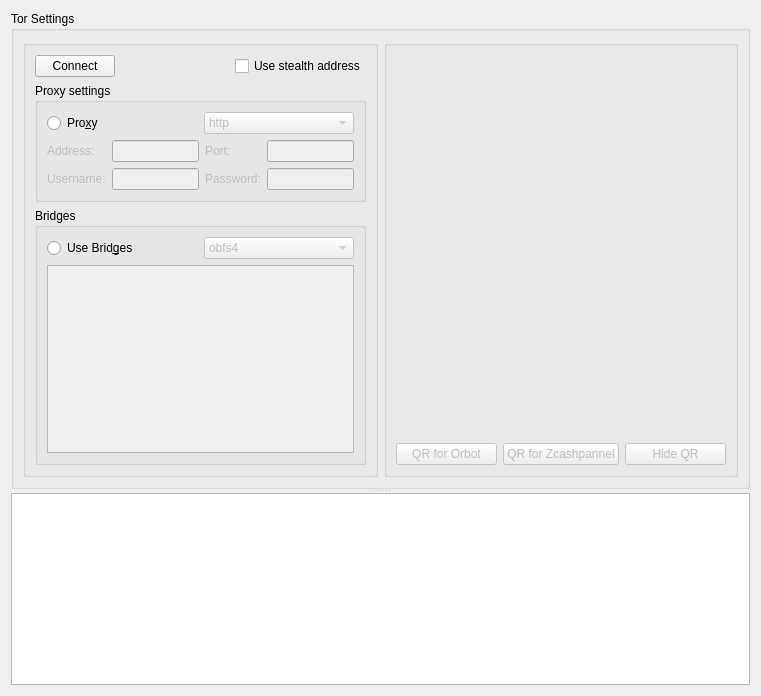
      <widget class="QWidget" name="tab_tor">
       <attribute name="title">
        <string>Tor</string>
       </attribute>
       <layout class="QVBoxLayout" name="verticalLayout_4">
        <item>
         <widget class="QSplitter" name="splitter_2">
          <property name="orientation">
           <enum>Qt::Vertical</enum>
          </property>
          <widget class="QGroupBox" name="groupBox_3">
           <property name="sizePolicy">
            <sizepolicy hsizetype="Preferred" vsizetype="Preferred">
             <horstretch>0</horstretch>
             <verstretch>1</verstretch>
            </sizepolicy>
           </property>
           <property name="title">
            <string>Tor Settings</string>
           </property>
           <layout class="QHBoxLayout" name="horizontalLayout_7">
            <item>
             <widget class="QGroupBox" name="groupBox_7">
              <property name="sizePolicy">
               <sizepolicy hsizetype="Preferred" vsizetype="Preferred">
                <horstretch>1</horstretch>
                <verstretch>0</verstretch>
               </sizepolicy>
              </property>
              <property name="title">
               <string/>
              </property>
              <layout class="QVBoxLayout" name="verticalLayout_9">
               <item>
                <layout class="QHBoxLayout" name="horizontalLayout_5">
                 <item>
                  <widget class="QPushButton" name="torconnectbutton">
                   <property name="text">
                    <string>Connect</string>
                   </property>
                  </widget>
                 </item>
                 <item>
                  <spacer name="horizontalSpacer">
                   <property name="orientation">
                    <enum>Qt::Horizontal</enum>
                   </property>
                   <property name="sizeHint" stdset="0">
                    <size>
                     <width>40</width>
                     <height>20</height>
                    </size>
                   </property>
                  </spacer>
                 </item>
                 <item>
                  <widget class="QCheckBox" name="checkBox_stealth">
                   <property name="enabled">
                    <bool>true</bool>
                   </property>
                   <property name="text">
                    <string>Use stealth address</string>
                   </property>
                  </widget>
                 </item>
                </layout>
               </item>
               <item>
                <widget class="QGroupBox" name="groupBox_4">
                 <property name="title">
                  <string>Proxy settings</string>
                 </property>
                 <layout class="QVBoxLayout" name="verticalLayout_5">
                  <item>
                   <layout class="QHBoxLayout" name="horizontalLayout_4">
                    <item>
                     <widget class="QRadioButton" name="proxybutton">
                      <property name="text">
                       <string>Pro&amp;xy</string>
                      </property>
                     </widget>
                    </item>
                    <item>
                     <widget class="QComboBox" name="proxytype">
                      <property name="enabled">
                       <bool>false</bool>
                      </property>
                      <item>
                       <property name="text">
                        <string>http</string>
                       </property>
                      </item>
                      <item>
                       <property name="text">
                        <string>https</string>
                       </property>
                      </item>
                      <item>
                       <property name="text">
                        <string>socks4</string>
                       </property>
                      </item>
                      <item>
                       <property name="text">
                        <string>socks5</string>
                       </property>
                      </item>
                     </widget>
                    </item>
                   </layout>
                  </item>
                  <item>
                   <layout class="QGridLayout" name="gridLayout">
                    <item row="0" column="0">
                     <widget class="QLabel" name="label">
                      <property name="enabled">
                       <bool>false</bool>
                      </property>
                      <property name="text">
                       <string>Address:</string>
                      </property>
                     </widget>
                    </item>
                    <item row="0" column="1">
                     <widget class="QLineEdit" name="proxyaddress">
                      <property name="enabled">
                       <bool>false</bool>
                      </property>
                     </widget>
                    </item>
                    <item row="0" column="2">
                     <widget class="QLabel" name="label_2">
                      <property name="enabled">
                       <bool>false</bool>
                      </property>
                      <property name="text">
                       <string>Port:</string>
                      </property>
                     </widget>
                    </item>
                    <item row="0" column="3">
                     <widget class="QLineEdit" name="proxyport">
                      <property name="enabled">
                       <bool>false</bool>
                      </property>
                     </widget>
                    </item>
                    <item row="1" column="0">
                     <widget class="QLabel" name="label_3">
                      <property name="enabled">
                       <bool>false</bool>
                      </property>
                      <property name="text">
                       <string>Username:</string>
                      </property>
                     </widget>
                    </item>
                    <item row="1" column="1">
                     <widget class="QLineEdit" name="proxyuser">
                      <property name="enabled">
                       <bool>false</bool>
                      </property>
                     </widget>
                    </item>
                    <item row="1" column="2">
                     <widget class="QLabel" name="label_4">
                      <property name="enabled">
                       <bool>false</bool>
                      </property>
                      <property name="text">
                       <string>Password:</string>
                      </property>
                     </widget>
                    </item>
                    <item row="1" column="3">
                     <widget class="QLineEdit" name="proxypasswd">
                      <property name="enabled">
                       <bool>false</bool>
                      </property>
                     </widget>
                    </item>
                   </layout>
                  </item>
                 </layout>
                </widget>
               </item>
               <item>
                <widget class="QGroupBox" name="groupBox_5">
                 <property name="title">
                  <string>Bridges</string>
                 </property>
                 <layout class="QVBoxLayout" name="verticalLayout_7">
                  <item>
                   <layout class="QHBoxLayout" name="horizontalLayout_6">
                    <item>
                     <widget class="QRadioButton" name="radioButton">
                      <property name="text">
                       <string>Use Brid&amp;ges</string>
                      </property>
                     </widget>
                    </item>
                    <item>
                     <widget class="QComboBox" name="comboBox">
                      <property name="enabled">
                       <bool>false</bool>
                      </property>
                      <item>
                       <property name="text">
                        <string>obfs4</string>
                       </property>
                      </item>
                      <item>
                       <property name="text">
                        <string>meek</string>
                       </property>
                      </item>
                     </widget>
                    </item>
                   </layout>
                  </item>
                  <item>
                   <widget class="QPlainTextEdit" name="plainTextEdit">
                    <property name="enabled">
                     <bool>false</bool>
                    </property>
                   </widget>
                  </item>
                 </layout>
                </widget>
               </item>
              </layout>
             </widget>
            </item>
            <item>
             <widget class="QGroupBox" name="groupBox_6">
              <property name="sizePolicy">
               <sizepolicy hsizetype="Preferred" vsizetype="Preferred">
                <horstretch>1</horstretch>
                <verstretch>0</verstretch>
               </sizepolicy>
              </property>
              <property name="title">
               <string/>
              </property>
              <layout class="QVBoxLayout" name="verticalLayout_8">
               <item>
                <spacer name="verticalSpacer_3">
                 <property name="orientation">
                  <enum>Qt::Vertical</enum>
                 </property>
                 <property name="sizeHint" stdset="0">
                  <size>
                   <width>20</width>
                   <height>40</height>
                  </size>
                 </property>
                </spacer>
               </item>
               <item>
                <widget class="QLabel" name="onionlabel">
                 <property name="sizePolicy">
                  <sizepolicy hsizetype="Preferred" vsizetype="Preferred">
                   <horstretch>0</horstretch>
                   <verstretch>1</verstretch>
                  </sizepolicy>
                 </property>
                 <property name="text">
                  <string/>
                 </property>
                 <property name="alignment">
                  <set>Qt::AlignBottom|Qt::AlignHCenter</set>
                 </property>
                </widget>
               </item>
               <item>
                <widget class="QLabel" name="onionlabelname">
                 <property name="text">
                  <string/>
                 </property>
                </widget>
               </item>
               <item>
                <layout class="QHBoxLayout" name="horizontalLayout_23">
                 <item>
                  <widget class="QPushButton" name="pushButton_showorbotqr">
                   <property name="enabled">
                    <bool>false</bool>
                   </property>
                   <property name="text">
                    <string>QR for Orbot</string>
                   </property>
                  </widget>
                 </item>
                 <item>
                  <widget class="QPushButton" name="pushButton_showzcpqr">
                   <property name="enabled">
                    <bool>false</bool>
                   </property>
                   <property name="text">
                    <string>QR for Zcashpannel</string>
                   </property>
                  </widget>
                 </item>
                 <item>
                  <widget class="QPushButton" name="pushButton_hideqr">
                   <property name="enabled">
                    <bool>false</bool>
                   </property>
                   <property name="text">
                    <string>Hide QR</string>
                   </property>
                  </widget>
                 </item>
                </layout>
               </item>
              </layout>
             </widget>
            </item>
           </layout>
          </widget>
          <widget class="QPlainTextEdit" name="torconsole">
           <property name="sizePolicy">
            <sizepolicy hsizetype="Expanding" vsizetype="Expanding">
             <horstretch>0</horstretch>
             <verstretch>0</verstretch>
            </sizepolicy>
           </property>
           <property name="undoRedoEnabled">
            <bool>false</bool>
           </property>
           <property name="readOnly">
            <bool>true</bool>
           </property>
          </widget>
         </widget>
        </item>
       </layout>
      </widget>
